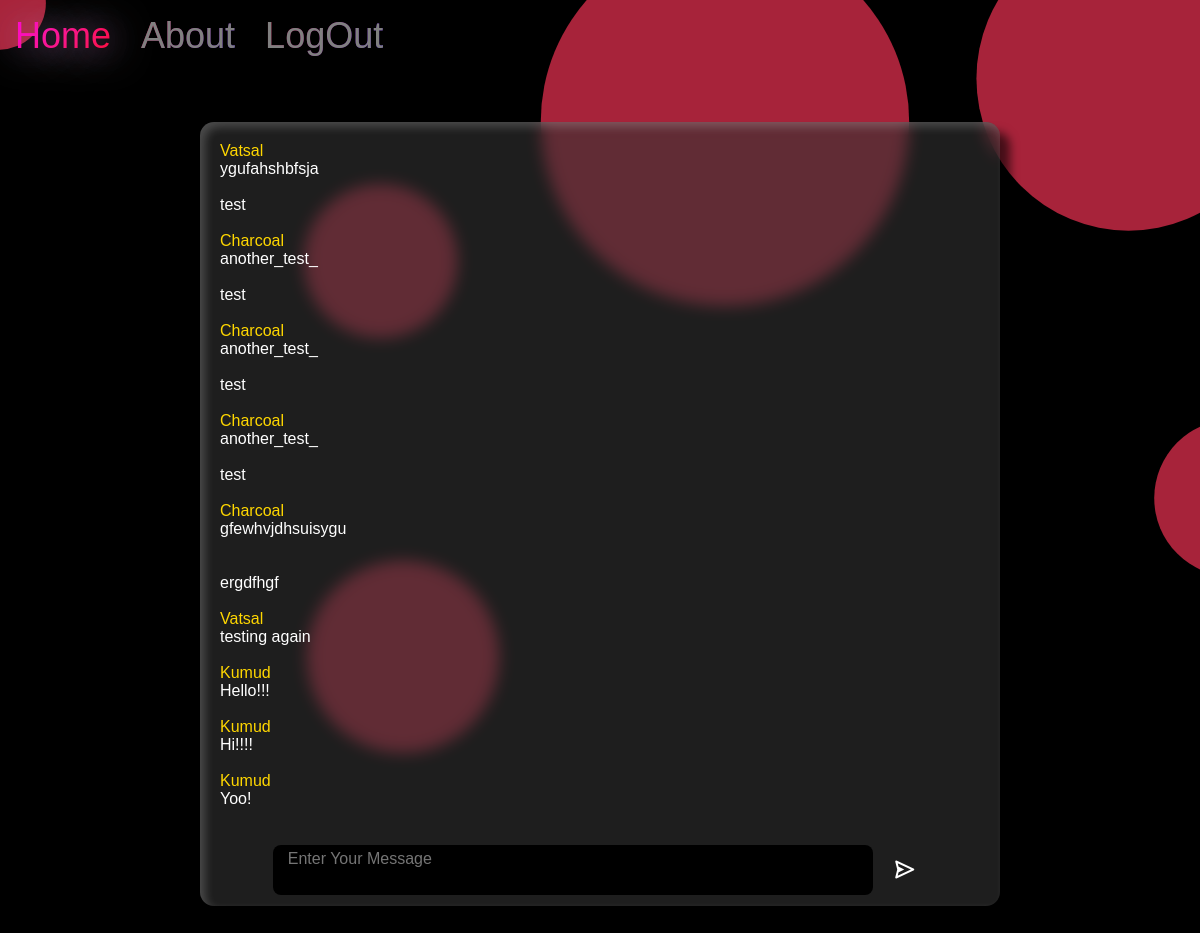
The app's page /home (signed in) with its own data.
### mysite/models.py (models this page shows)
class Message(db.Model):
	id = db.Column(db.Integer, primary_key=True)
	userid = db.Column(db.Integer, db.ForeignKey('user.id'))
	content = db.Column(db.Text(10000))
	date = db.Column(db.DateTime(timezone=True),default=func.now())
	user = db.relationship('User', back_populates='messages')

class User(db.Model, UserMixin):
	id = db.Column(db.Integer, primary_key=True)
	email = db.Column(db.String(255), unique=True)
	username = db.Column(db.String(100))
	password = db.Column(db.String(300))
	messages = db.relationship('Message', back_populates='user', lazy=True)

### mysite/roads.py (the view, shortened to what this page needs)
@login_required
@road.route('/home',methods=["GET","POST"])
def home():
	all_messages = Message.query.order_by(asc(Message.date)).all()
	print(all_messages)
	if current_user.is_authenticated:
		return render_template('home.html',user=current_user,messages=all_messages)
	else:
		return redirect(url_for("auth.sign_up"))

### mysite/__init__.py (called while the page is built)
def create_app():
	app = Flask(__name__)
	app.config["SECRET_KEY"] = "gsdjbhcavghh xyz"
	app.config["SQLALCHEMY_DATABASE_URI"] = f'sqlite:///{DBNAME}'
	db.init_app(app)
	from .roads import road
	from .auth import auth
	app.register_blueprint(road)
	app.register_blueprint(auth)
	from .models import User, Message
	create_database(app)
	login_manager = LoginManager()
	login_manager.login_view = 'auth.login'
	login_manager.init_app(app)
	@login_manager.user_loader
	def load_user(user_id):
		return User.query.get(user_id)
	return app

### mysite/templates/home.html (shortened to what this page needs)
{% extends 'base.html' %}
{% block content %}
<div class="chatarea">
	<ul>
		{% for message in messages %}
			{% if message.content != None %}
				<div class="username">{{message.user.username}}</div>
				<li>
					{% autoescape false %}
					{{message.content | e | replace('\n','<br/>') | safe}}
					{% endautoescape %}
				</li>
				<br/>
			{% elif not message %}
				<div class="postmes">
					<h1>No Messages.</h1>
					<p>So empty...</p>
				</div>
			{% endif %}
		{% endfor %}
	</ul>
	<div class="postmes">
		<form method="POST">
			<textarea name="message" placeholder="Enter Your Message" id="message"></textarea>
			<button type="submit"><div class="magic"><i class='bx bx-send' ></i></div></button>
		</form>
	</div>
</div>
{% endblock %}

### mysite/templates/base.html (shortened to what this page needs)
<!DOCTYPE html>
<html>
<head>
	<link href='https://unpkg.com/boxicons@2.1.4/css/boxicons.min.css' rel='stylesheet'>
	<link rel="stylesheet" type="text/css" href="{{url_for('static',filename='styles.css')}}">
</head>
<nav class="navbar">
	<ul>
		{% if user.is_authenticated %}
		<li class="home-li"><a href="/home">Home</a></li>
		<li><a href="#">About</a></li>
		<li><a href="/logout">LogOut</a></li>
		{% else %}
		<li><a href="/login">LogIn</a></li>
		<li><a href="/sign_up">SignUp</a></li>
		{% endif %}
	</ul>
</nav>
<body>
	{% block content %}{% endblock %}
</body>
</html>

### mysite/static/styles.css (style rules this page uses)
:root { --col1: red; --col2: blue; }
* { margin: 0; font-family: sans-serif; }
body { background-image: url(circle-scatter-haikei.svg); background-repeat: no-repeat; background-size: cover; background-position: center; background-attachment: fixed; color: white; padding: 0px; }
.navbar { display: flex; }
.navbar ul { list-style: none; display: flex; margin: 0; padding: 0; float: left; }
.navbar li { display: flex; float: left; }
nav .home-li { text-shadow: 10px 10px 40px rgba(50, 0, 250, 0.8), 2px 2px 10px rgba(150, 5, 255, 0.8); }
.navbar a { text-decoration: none; color: rgba(255, 255, 255, 0.8); padding: 15px 15px; background: linear-gradient(135deg, var(--col1), var(--col2)); background-clip: text; font-size: 3vw; transition: 0.4s ease-out; }
.chatarea { max-width: 800px; display: block; margin: auto; transform: translateY(50px); width: 80%; background: rgba(50, 50, 50, 0.6); backdrop-filter: blur(8px); box-shadow: 5px 5px 10px rgba(255, 255, 255, 0.2) inset, 10px 10px 10px rgba(0, 0, 0, 0.6); border-radius: 14px; justify-content: center; }
.chatarea ul { padding: 20px 20px; list-style: none; word-wrap: break-word; overflow-y: scroll; height: 70vh; margin-bottom: 0; }
.chatarea ul .username { color: gold; }
.postmes { display: block; justify-content: center; text-align: center; border-radius: 14px; width: 100%; }
.postmes textarea { display: inline-block; outline: none; color: white; background: black; padding: 5px 15px; box-sizing: border-box; margin-top: 10px; margin-left: auto; margin-right: auto; width: 80%; font-size: 1em; max-width: 600px; border: none; border-radius: 8px; resize: none; height: 50px; }
.postmes button { display: inline-flex; padding: 5px 15px; margin: 0; font-size: 1.5em; transform: translateY(-40%); background-color: transparent; color: white; border: none; border-radius: 5px; width: 15%; max-width: 50px; }

### records on screen
Message: user.username "Vatsal", content "ygufahshbfsja test"
Message: user.username "Charcoal", content "another_test_ test"
Message: user.username "Charcoal", content "another_test_ test"
Message: user.username "Charcoal", content "another_test_ test"
Message: user.username "Charcoal", content "gfewhvjdhsuisygu ergdfhgf"
Message: user.username "Vatsal", content "testing again"
Message: user.username "Kumud", content "Hello!!!"
Message: user.username "Kumud", content "Hi!!!!"
Message: user.username "Kumud", content "Yoo!"
